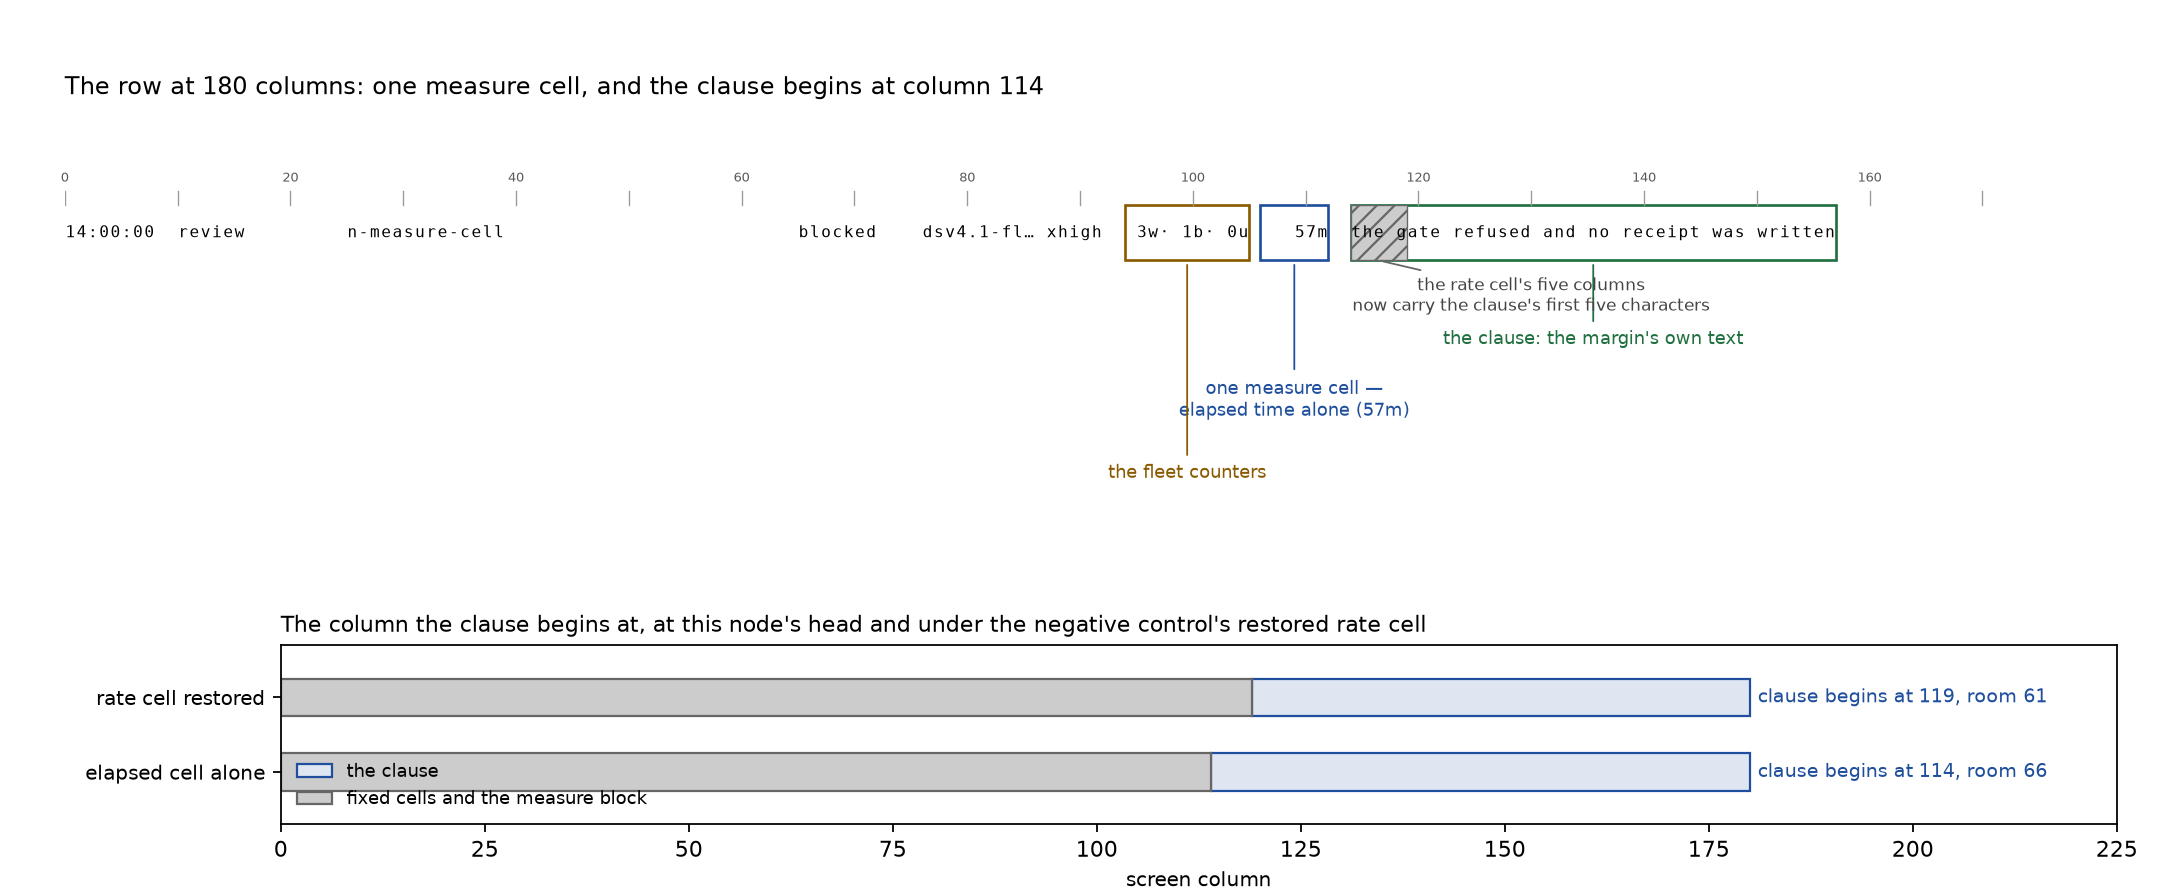

This figure's Python source:
"""Draw the row's one measure cell on the real row, and the columns it recovered.

The top panel prints the row the renderer produces at the 180-column default
from an event that carries a generation rate, a model-seconds figure, a token
count and a cost — every fact the row used to spend columns on. The character
positions come from that rendered string, so the boxes sit where the row
actually puts its cells rather than where a diagram says it should.

The bottom panel carries the pair the negative control measured: the column the
clause begins at with the single cell, and the column it begins at once the
generation-rate cell is restored ahead of it. The five columns between them are
what the rewritten layout test fails on.
"""

from __future__ import annotations

import re
from pathlib import Path

import matplotlib

matplotlib.use("Agg")
import matplotlib.pyplot as plt
from matplotlib.patches import Rectangle

from reckon.crew import ticker as ticker_module

WIDTH = 180
ESCAPES = re.compile(r"\x1b\[[0-9;]*m")

# The fixture: a blocked row whose record carries everything the row stopped
# rendering, so the panel shows they are absent from a row that holds them.
EVENT = {
    "observed_at": "2026-09-24T12:00:00+00:00",
    "run_id": "r-measure-cell",
    "node": "n-measure-cell",
    "role": "review",
    "from_state": "working",
    "to_state": "blocked",
    "working": 3,
    "blocked": 1,
    "unpromoted": 0,
    "model": "dsv4.1-flash",
    "effort": "xhigh",
    "spend_wall_seconds": 3421.0,
    "spend_model_seconds": 3133.5,
    "spend_charged_tokens": 1_500_000,
    "spend_generation_rate": 38.2,
    "spend_notional_cost_usd": 0.12,
    "detail": "the gate refused and no receipt was written",
}

# Measured on the negative-control log's own output at this node's head: the
# column the clause begins at with the row as it stands, and with the
# generation-rate cell restored in Ticker.render ahead of it.
CLAUSE_COLUMN = {
    "elapsed cell alone": 114,
    "rate cell restored": 119,
}

OUTPUT = Path(__file__).with_suffix(".png")


def plain(line: str) -> str:
    return ESCAPES.sub("", line)


def counters_block(event: dict) -> str:
    """The fleet-counter text this event renders, composed as the renderer does."""
    letters = ticker_module.STAT_LETTER
    return "·".join(
        f"{int(event[label]):>2}{letters[label]}" for label in ticker_module._CELLS
    )


def main() -> None:
    grid = ticker_module.Ticker(
        width=WIDTH, theme="light", color=False, model_aliases=()
    )
    row = plain(grid.render(EVENT))
    assert len(row) == WIDTH, len(row)

    clause = EVENT["detail"]
    clause_at = row.index(clause)
    cell_at = clause_at - ticker_module.GAP - ticker_module.WALL
    block = counters_block(EVENT)
    counters_at = row.index(block)
    assert counters_at + len(block) + ticker_module.SPEND_GAP == cell_at, (
        counters_at,
        len(block),
        cell_at,
    )

    figure = plt.figure(figsize=(13.5, 5.6))
    upper = figure.add_axes((0.03, 0.4, 0.94, 0.48))
    lower = figure.add_axes((0.13, 0.08, 0.85, 0.2))

    upper.set_xlim(0, WIDTH)
    upper.set_ylim(0, 3.6)
    upper.axis("off")
    upper.set_title(
        f"The row at {WIDTH} columns: one measure cell, and the clause begins at "
        f"column {clause_at}",
        fontsize=11,
        loc="left",
    )

    for column in range(0, WIDTH, 10):
        upper.plot([column, column], [2.78, 2.9], color="#9a9a9a", linewidth=0.6)
    for column in range(0, WIDTH, 20):
        upper.text(column, 2.98, str(column), fontsize=6, ha="center", color="#5a5a5a")

    for index, character in enumerate(row):
        if character != " ":
            upper.text(
                index + 0.5,
                2.55,
                character,
                fontsize=7.4,
                ha="center",
                va="center",
                family="monospace",
            )

    def box(start: int, width: int, colour: str, label: str, label_y: float) -> None:
        upper.add_patch(
            Rectangle(
                (start, 2.32),
                width,
                0.46,
                fill=False,
                edgecolor=colour,
                linewidth=1.2,
            )
        )
        upper.annotate(
            label,
            xy=(start + width / 2, 2.32),
            xytext=(start + width / 2, label_y),
            fontsize=8,
            ha="center",
            color=colour,
            arrowprops={"arrowstyle": "-", "color": colour, "linewidth": 0.8},
        )

    box(clause_at, len(clause), "#1f6f3f", "the clause: the margin's own text", 1.62)
    box(
        cell_at,
        ticker_module.WALL,
        "#1f4e9c",
        "one measure cell —\nelapsed time alone (57m)",
        1.02,
    )
    box(counters_at, len(block), "#8a5a00", "the fleet counters", 0.5)

    removed_at = cell_at + ticker_module.WALL + ticker_module.GAP
    upper.add_patch(
        Rectangle(
            (removed_at, 2.32),
            5,
            0.46,
            facecolor="#cccccc",
            edgecolor="#666666",
            hatch="///",
            linewidth=0.6,
        )
    )
    upper.annotate(
        "the rate cell's five columns\nnow carry the clause's first five characters",
        xy=(removed_at + 2.5, 2.32),
        xytext=(removed_at + 16, 1.9),
        fontsize=7.5,
        ha="center",
        color="#444444",
        arrowprops={"arrowstyle": "-", "color": "#666666", "linewidth": 0.8},
    )

    names = list(CLAUSE_COLUMN)
    values = [CLAUSE_COLUMN[name] for name in names]
    rooms = [WIDTH - value for value in values]
    lower.set_xlim(0, WIDTH + 45)
    lower.set_ylim(-0.7, len(names) - 0.3)
    lower.set_yticks(range(len(names)))
    lower.set_yticklabels(names, fontsize=9)
    lower.barh(
        range(len(names)),
        rooms,
        left=values,
        color="#dfe6f2",
        edgecolor="#1f4e9c",
        height=0.5,
        label="the clause",
    )
    lower.barh(
        range(len(names)),
        values,
        color="#cccccc",
        edgecolor="#666666",
        height=0.5,
        label="fixed cells and the measure block",
    )
    for index, (value, room) in enumerate(zip(values, rooms, strict=True)):
        lower.text(
            value + room + 1,
            index,
            f"clause begins at {value}, room {room}",
            fontsize=8.5,
            va="center",
            color="#1f4e9c",
        )
    lower.set_xlabel("screen column", fontsize=9)
    lower.set_title(
        "The column the clause begins at, at this node's head and under the "
        "negative control's restored rate cell",
        fontsize=10,
        loc="left",
    )
    lower.legend(fontsize=8, loc="lower left", frameon=False)

    figure.savefig(OUTPUT, dpi=160)
    print(f"wrote {OUTPUT}")


if __name__ == "__main__":
    main()
